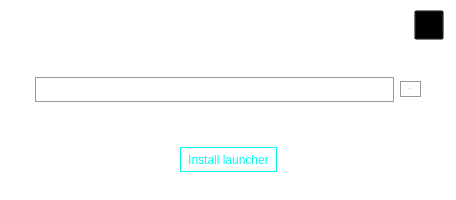
<?xml version="1.0" encoding="UTF-8"?>
<ui version="4.0">
 <class>MainWindow</class>
 <widget class="QMainWindow" name="MainWindow">
  <property name="windowModality">
   <enum>Qt::WindowModal</enum>
  </property>
  <property name="geometry">
   <rect>
    <x>0</x>
    <y>0</y>
    <width>456</width>
    <height>200</height>
   </rect>
  </property>
  <property name="windowTitle">
   <string>MainWindow</string>
  </property>
  <property name="autoFillBackground">
   <bool>false</bool>
  </property>
  <property name="styleSheet">
   <string notr="true">background-color:transparent;</string>
  </property>
  <widget class="QWidget" name="centralWidget">
   <property name="styleSheet">
    <string notr="true"/>
   </property>
   <widget class="QFrame" name="mainFrame">
    <property name="enabled">
     <bool>true</bool>
    </property>
    <property name="geometry">
     <rect>
      <x>0</x>
      <y>0</y>
      <width>456</width>
      <height>200</height>
     </rect>
    </property>
    <property name="sizePolicy">
     <sizepolicy hsizetype="Preferred" vsizetype="Preferred">
      <horstretch>0</horstretch>
      <verstretch>0</verstretch>
     </sizepolicy>
    </property>
    <property name="frameShape">
     <enum>QFrame::StyledPanel</enum>
    </property>
    <property name="frameShadow">
     <enum>QFrame::Raised</enum>
    </property>
    <widget class="QLabel" name="installDirectoryLabel">
     <property name="geometry">
      <rect>
       <x>0</x>
       <y>36</y>
       <width>456</width>
       <height>21</height>
      </rect>
     </property>
     <property name="font">
      <font>
       <family>:/font/Roboto-Regular.ttf</family>
       <pointsize>-1</pointsize>
       <weight>50</weight>
       <italic>false</italic>
       <bold>false</bold>
      </font>
     </property>
     <property name="styleSheet">
      <string notr="true">font: 15px &quot;:/font/Roboto-Regular.ttf&quot;;
color: rgb(255, 255, 255);</string>
     </property>
     <property name="text">
      <string>Default install directory</string>
     </property>
     <property name="textFormat">
      <enum>Qt::AutoText</enum>
     </property>
     <property name="scaledContents">
      <bool>true</bool>
     </property>
     <property name="alignment">
      <set>Qt::AlignHCenter|Qt::AlignTop</set>
     </property>
     <property name="wordWrap">
      <bool>false</bool>
     </property>
    </widget>
    <widget class="QGroupBox" name="horizontalGroupBox">
     <property name="geometry">
      <rect>
       <x>0</x>
       <y>141</y>
       <width>456</width>
       <height>34</height>
      </rect>
     </property>
     <property name="sizePolicy">
      <sizepolicy hsizetype="Preferred" vsizetype="Maximum">
       <horstretch>0</horstretch>
       <verstretch>0</verstretch>
      </sizepolicy>
     </property>
     <property name="styleSheet">
      <string notr="true">border:none;</string>
     </property>
     <layout class="QHBoxLayout" name="horizontalLayout">
      <property name="spacing">
       <number>0</number>
      </property>
      <property name="leftMargin">
       <number>0</number>
      </property>
      <property name="topMargin">
       <number>0</number>
      </property>
      <property name="rightMargin">
       <number>0</number>
      </property>
      <property name="bottomMargin">
       <number>0</number>
      </property>
      <item>
       <spacer name="horizontalSpacer">
        <property name="orientation">
         <enum>Qt::Horizontal</enum>
        </property>
        <property name="sizeHint" stdset="0">
         <size>
          <width>40</width>
          <height>20</height>
         </size>
        </property>
       </spacer>
      </item>
      <item>
       <widget class="QPushButton" name="installButton">
        <property name="enabled">
         <bool>true</bool>
        </property>
        <property name="sizePolicy">
         <sizepolicy hsizetype="Preferred" vsizetype="Maximum">
          <horstretch>0</horstretch>
          <verstretch>0</verstretch>
         </sizepolicy>
        </property>
        <property name="sizeIncrement">
         <size>
          <width>0</width>
          <height>0</height>
         </size>
        </property>
        <property name="baseSize">
         <size>
          <width>0</width>
          <height>0</height>
         </size>
        </property>
        <property name="layoutDirection">
         <enum>Qt::LeftToRight</enum>
        </property>
        <property name="styleSheet">
         <string notr="true">background-color: transparent;
font: 15px &quot;:/font/Roboto-Regular.ttf&quot;;
border: 1px solid #00fff2;
color: #00fff2;
padding: 7px 7px;</string>
        </property>
        <property name="inputMethodHints">
         <set>Qt::ImhNone</set>
        </property>
        <property name="text">
         <string>Install launcher</string>
        </property>
        <property name="autoExclusive">
         <bool>false</bool>
        </property>
       </widget>
      </item>
      <item>
       <spacer name="horizontalSpacer_2">
        <property name="orientation">
         <enum>Qt::Horizontal</enum>
        </property>
        <property name="sizeHint" stdset="0">
         <size>
          <width>40</width>
          <height>20</height>
         </size>
        </property>
       </spacer>
      </item>
     </layout>
    </widget>
    <widget class="QGroupBox" name="horizontalGroupBox">
     <property name="geometry">
      <rect>
       <x>32</x>
       <y>71</y>
       <width>392</width>
       <height>34</height>
      </rect>
     </property>
     <property name="sizePolicy">
      <sizepolicy hsizetype="Fixed" vsizetype="Fixed">
       <horstretch>0</horstretch>
       <verstretch>0</verstretch>
      </sizepolicy>
     </property>
     <property name="styleSheet">
      <string notr="true">border:none;</string>
     </property>
     <layout class="QHBoxLayout" name="horizontalLayout_2">
      <property name="leftMargin">
       <number>0</number>
      </property>
      <property name="topMargin">
       <number>0</number>
      </property>
      <property name="rightMargin">
       <number>0</number>
      </property>
      <property name="bottomMargin">
       <number>0</number>
      </property>
      <item>
       <widget class="QLineEdit" name="directoryField">
        <property name="sizePolicy">
         <sizepolicy hsizetype="Expanding" vsizetype="Maximum">
          <horstretch>0</horstretch>
          <verstretch>0</verstretch>
         </sizepolicy>
        </property>
        <property name="styleSheet">
         <string notr="true">border: 1px solid #9b9b9b;
background-color: transparent;
padding: 6px 10px;
font: 15px &quot;:/font/Roboto-Regular.ttf&quot;;
color: #e8e8e8;</string>
        </property>
       </widget>
      </item>
      <item>
       <widget class="QPushButton" name="changeDirectoryButton">
        <property name="sizePolicy">
         <sizepolicy hsizetype="Minimum" vsizetype="Maximum">
          <horstretch>0</horstretch>
          <verstretch>0</verstretch>
         </sizepolicy>
        </property>
        <property name="font">
         <font>
          <family>:/font/Roboto-Regular.ttf</family>
          <pointsize>-1</pointsize>
          <weight>50</weight>
          <italic>false</italic>
          <bold>false</bold>
         </font>
        </property>
        <property name="layoutDirection">
         <enum>Qt::RightToLeft</enum>
        </property>
        <property name="styleSheet">
         <string notr="true">background-color: transparent;
font: 15px &quot;:/font/Roboto-Regular.ttf&quot;;
border: 1px solid #9b9b9b;
color: #9b9b9b;
padding: 6px 7px;</string>
        </property>
        <property name="text">
         <string>Change</string>
        </property>
       </widget>
      </item>
     </layout>
    </widget>
    <widget class="QPushButton" name="pushButton">
     <property name="geometry">
      <rect>
       <x>414</x>
       <y>10</y>
       <width>30</width>
       <height>30</height>
      </rect>
     </property>
     <property name="styleSheet">
      <string notr="true">background-color: transparent;
color: #9b9b9b;
padding: 7px 7px;</string>
     </property>
     <property name="text">
      <string/>
     </property>
     <property name="icon">
      <iconset>
       <normalon>:/image/icon-cross.png</normalon>
      </iconset>
     </property>
    </widget>
    <widget class="QLabel" name="infoLabel">
     <property name="geometry">
      <rect>
       <x>32</x>
       <y>106</y>
       <width>321</width>
       <height>20</height>
      </rect>
     </property>
     <property name="styleSheet">
      <string notr="true">font: 13px &quot;Roboto&quot;;
color: rgb(255, 255, 255);</string>
     </property>
     <property name="text">
      <string/>
     </property>
    </widget>
   </widget>
  </widget>
 </widget>
 <layoutdefault spacing="6" margin="11"/>
 <resources/>
 <connections/>
</ui>
